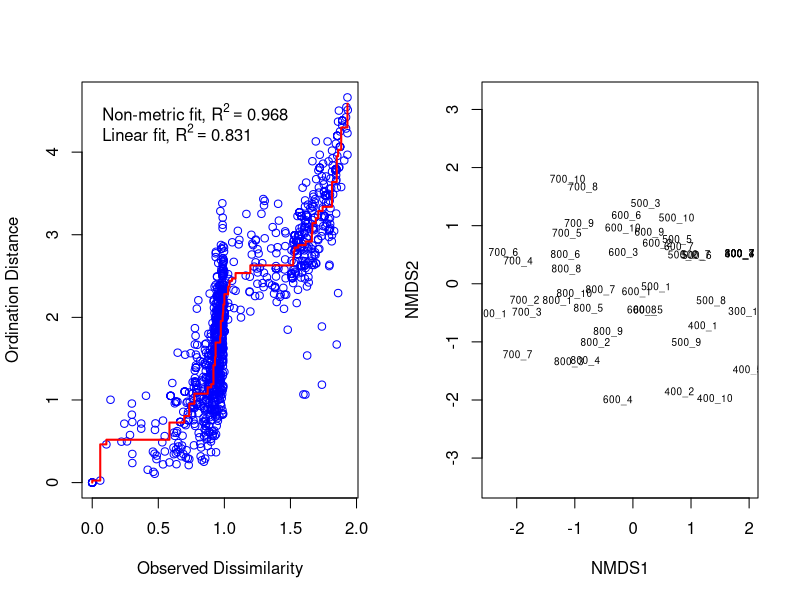
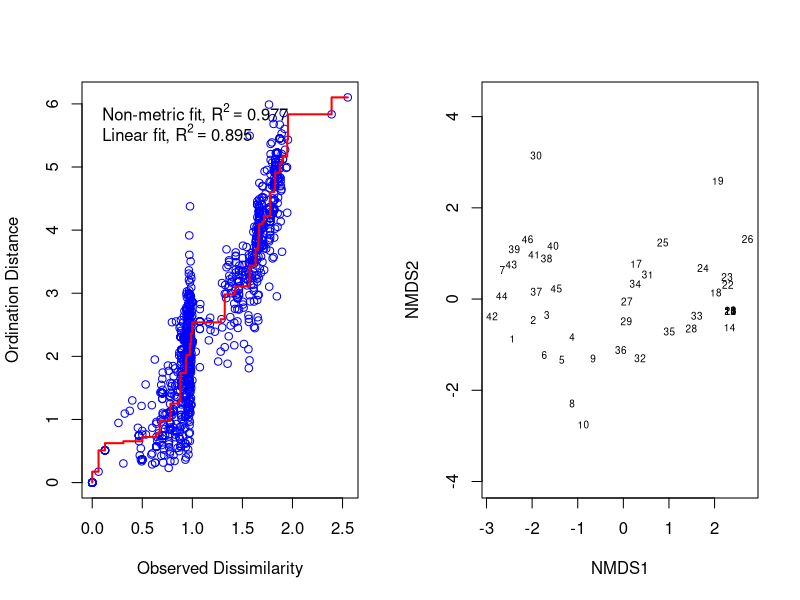
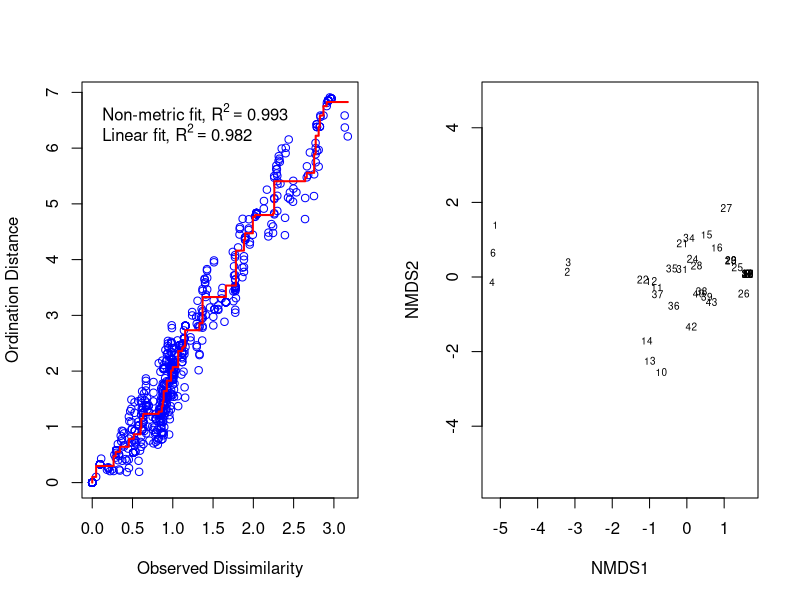
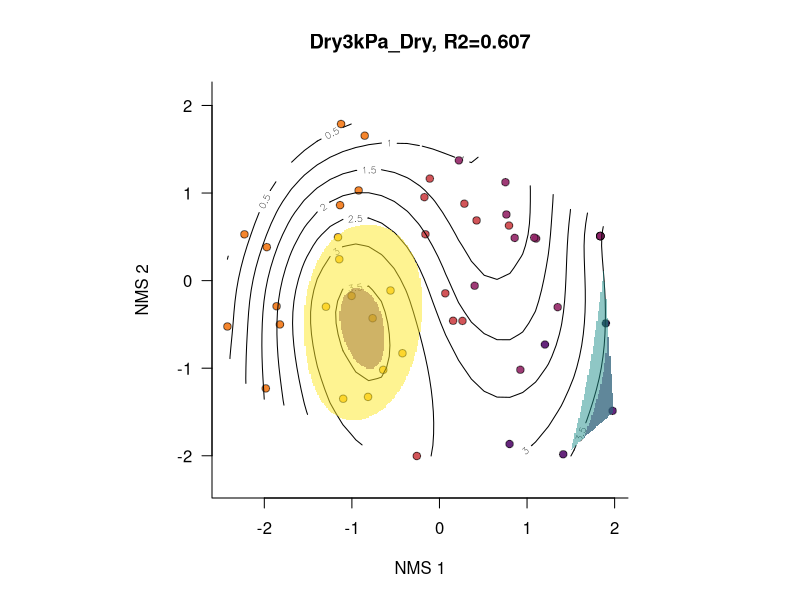

Write the R code that produced these figures, in order. (Note: this script raises an error after producing the figures.)
######################################################################
#
#  NMS and hilltop plots
#
#    Peter Nelson, w changes from Rob Smith, phytomosaic@gmail.com, 16 Sep 2021
#
##      GNU General Public License, Version 3.0    ###################


### preamble
rm(list=ls())
set.seed(1234)
require(tidyverse)
require(vegan)
require(mgcv)
# devtools::install_github('https://github.com/phytomosaic/ecole')


### define functions
# quick function for proportion of no-share sample units
`noshare` <- function(x) {
  z <- vegan::no.shared(x)
  length(z[z == TRUE])/length(z)
}
# step-down dimensionality selection in NMS, for varying 'k' dimensions
`scree_nms` <- function(D, k=9, ...) {
  stress <- rep(NA, k)
  for (i in 1:k) {
    cat('calculating', i, 'of', k, 'dimensions...\n')
    stress[i] <- metaMDS(D, k=i, trace=0, ...)$stress
  }
  plot(1:k, stress, main='', xlab='Dimension', ylab='Stress',
       ylim=c(0, max(stress)*1.05), pch=16, las=1, bty='l')
  lines(1:k, stress)
  abline(0.20, 0, col='red', lty = 2)
  data.matrix(stress)
}
# function to color points by value (elevation value)
`colvec` <- function (x, n = 99, pal, zeroctr = FALSE, ...) {
  if (isTRUE(zeroctr)) {
    if (missing(pal)) {
      pal <- c('#0000FF', '#0505FF', '#0A0AFF', '#0F0FFF', 
               '#1414FF', '#1A1AFF', '#1F1FFF', '#2424FF', '#2929FF', 
               '#2E2EFF', '#3434FF', '#3939FF', '#3E3EFF', '#4343FF', 
               '#4848FF', '#4E4EFF', '#5353FF', '#5858FF', '#5D5DFF', 
               '#6262FF', '#6868FF', '#6D6DFF', '#7272FF', '#7777FF', 
               '#7C7CFF', '#8282FF', '#8787FF', '#8C8CFF', '#9191FF', 
               '#9696FF', '#9C9CFF', '#A1A1FF', '#A6A6FF', '#ABABFF', 
               '#B0B0FF', '#B6B6FF', '#BBBBFF', '#C0C0FF', '#C5C5FF', 
               '#CACAFF', '#D0D0FF', '#D5D5FF', '#DADAFF', '#DFDFFF', 
               '#E4E4FF', '#EAEAFF', '#EFEFFF', '#F4F4FF', '#F9F9FF', 
               '#FEFEFF', '#FFF9F9', '#FFF4F4', '#FFEFEF', '#FFEAEA', 
               '#FFE4E4', '#FFDFDF', '#FFDADA', '#FFD5D5', '#FFD0D0', 
               '#FFCACA', '#FFC5C5', '#FFC0C0', '#FFBBBB', '#FFB6B6', 
               '#FFB0B0', '#FFABAB', '#FFA6A6', '#FFA1A1', '#FF9C9C', 
               '#FF9696', '#FF9191', '#FF8C8C', '#FF8787', '#FF8282', 
               '#FF7C7C', '#FF7777', '#FF7272', '#FF6D6D', '#FF6868', 
               '#FF6262', '#FF5D5D', '#FF5858', '#FF5353', '#FF4E4E', 
               '#FF4848', '#FF4343', '#FF3E3E', '#FF3939', '#FF3434', 
               '#FF2E2E', '#FF2929', '#FF2424', '#FF1F1F', '#FF1A1A', 
               '#FF1414', '#FF0F0F', '#FF0A0A', '#FF0505', '#FF0000')
    }
    lim  <- max(abs(range(x, na.rm = TRUE)))
    brk  <- seq(-lim, lim, length.out = 99)
    cutx <- cut(as.numeric(x), breaks = brk, include.lowest = TRUE)
    u    <- pal[cutx]
  }
  else {
    if (missing(pal)) {
      if (is.factor(x)) 
        n <- nlevels(x)
      pal <- viridis::inferno(n = n, alpha = 0.9, begin = 0.1, end = 0.85)
    }
    cutx <- cut(as.numeric(x), breaks = length(pal), include.lowest = TRUE)
    u    <- pal[cutx]
  }
  return(u)
}


### read in data
# cover abundance
cover     <- read.csv('data/CoverMaster.csv')
cover$UID <- paste(cover$Elevation, cover$Quadrat, sep='_')
# species-level traits, including absorption time and angles
traits_sp <- read.csv('data/Traits_TransB.csv')
# environment data, including climate derivatives
env       <- read.csv('data/Env_matrix_B.csv')
env$UID   <- paste(env$Elevation, env$Quadrat, sep='_')
# trait data, including spectra, absorption time, photobionts
# trait <- read.csv('data/QuadratMeanTraits_Weighted_NoTrace.csv')
trait     <- read.csv('data/QuadratMeanTraits_Unweighted.csv')
trait$UID <- paste(trait$Elevation, trait$Quadrat, sep='_')
trait     <- trait[,-1:-4]
# spectra by quadrat, including band ratios
spectra   <- read.csv('data/Spectral_Features.csv')
# substrate data, including quadrat-level rockiness measurements
#   QUESTION: Join this to traits?
substrate     <- read.csv('data/Substrate_PatacheB.csv',header=T)
substrate$UID <- paste(substrate$Elevation, substrate$Quadrat, sep='_')


### examine
str(cover)     # 1522 obs. of  9 variables
str(traits_sp) # 356 obs. of  26 variables
str(env)       # 60 obs. of  30 variables
str(trait)     # 49 obs. of  127 variables
str(spectra)   # 49 obs. of  127 variables
str(substrate) # 60 obs. of  10 variables


### --- data pre-processing (RJS assumes this works as intended, not checked)
# use only transect B, which has complete community and environmental data
coverB       <- subset(cover, Transect=='B')
coverB$Cover <- as.character(coverB$Cover)
coverB$Cover[coverB$Cover=='T'] <- 0.25
biont        <- c('Trebouxia','Trentepohlia')
table(traits_sp$Photobiont, useNA='always')
traits_sp_filt <- traits_sp %>% dplyr::select(Species, Photobiont) %>% 
  unique() %>% as.data.frame()
# all matrix
coverB_flat_forMDS <-
  coverB %>% 
  dplyr::filter(Species != '') %>%
  dplyr::select(-Collection, -Long_Form, -Photos) %>% 
  pivot_wider(names_from=Species, values_from=Cover) %>%
  dplyr::select(-Elevation, -Transect, -Quadrat) %>%
  mutate(across(c(-UID),as.numeric)) %>%
  replace(is.na(.),0) %>%
  rowwise() %>% 
  mutate(tot_cov=sum(across(c(-UID)))) %>% 
  dplyr::filter(tot_cov>0) %>%
  dplyr::select(-tot_cov)
dimnames(coverB_flat_forMDS)
coverB_flat_forMDS <- as.data.frame(coverB_flat_forMDS)
dimnames(coverB_flat_forMDS)[[1]] <- coverB_flat_forMDS$UID
coverB_flat_forMDS$UID <- NULL
# Trebouxia matrix
coverB_Treb <- coverB %>%  left_join(traits_sp_filt, by='Species', keep=F) %>% 
  subset(Photobiont == 'Trebouxia')
coverB_Treb_flat_forMDS <- 
  coverB_Treb %>%
  dplyr::select(Elevation, Transect, Quadrat, UID, Species, Cover) %>%
  dplyr::filter(Species!='') %>%
  pivot_wider(names_from=Species, values_from=Cover) %>%
  dplyr::select(-Elevation, -Transect, -Quadrat) %>%
  mutate(across(c(-UID),as.numeric)) %>%
  replace(is.na(.),0) %>%
  rowwise() %>% 
  mutate(tot_cov=sum(across(c(-UID)))) %>% 
  dplyr::filter(tot_cov>0) %>%
  dplyr::select(-tot_cov,-UID)
names_nmds_Treb <- 
  coverB_Treb %>% 
  dplyr::select(Elevation, Transect, Quadrat, UID, Species, Cover) %>%
  dplyr::filter(Species!='') %>%
  pivot_wider(names_from=Species, values_from=Cover) %>%
  dplyr::select(-Elevation, -Transect, -Quadrat) %>%
  mutate(across(c(-UID),as.numeric)) %>%
  replace(is.na(.),0) %>%
  rowwise() %>% 
  mutate(tot_cov=sum(across(c(-UID)))) %>% 
  dplyr::filter(tot_cov>0) %>%
  dplyr::select(UID)
# Trentepohlia matrix
coverB_Trent <- coverB %>% left_join(traits_sp_filt, by='Species', keep=F) %>%
  subset(Photobiont == 'Trentepohlia')
coverB_Trent_flat_forMDS <- 
  coverB_Trent %>%
  dplyr::select(Elevation, Transect, Quadrat, UID, Species, Cover) %>%
  dplyr::filter(Species!='') %>%
  pivot_wider(names_from=Species, values_from=Cover) %>%
  dplyr::select(-Elevation, -Transect, -Quadrat) %>%
  mutate(across(c(-UID),as.numeric)) %>%
  replace(is.na(.),0) %>%
  rowwise() %>% 
  mutate(tot_cov=sum(across(c(-UID)))) %>% 
  dplyr::filter(tot_cov>0) %>%
  dplyr::select(-tot_cov,-UID)
names_nmds_Trent <-
  coverB_Trent %>%
  dplyr::select(Elevation, Transect, Quadrat, UID, Species, Cover) %>%
  dplyr::filter(Species!='') %>%
  pivot_wider(names_from=Species, values_from=Cover) %>%
  dplyr::select(-Elevation, -Transect, -Quadrat) %>%
  mutate(across(c(-UID),as.numeric)) %>%
  replace(is.na(.),0) %>%
  rowwise() %>% 
  mutate(tot_cov=sum(across(c(-UID)))) %>% 
  dplyr::filter(tot_cov>0) %>%
  dplyr::select(UID)


### double-standardization by species max then site totals
coverB_flat_forMDS        <- wisconsin(coverB_flat_forMDS)
coverB_Treb_flat_forMDS   <- wisconsin(coverB_Treb_flat_forMDS)
coverB_Trent_flat_forMDS  <- wisconsin(coverB_Trent_flat_forMDS)

# ### remove rare species?
# table(colSums(coverB_flat_forMDS > 0)) # 38 of 89 taxa are singletons
# table(colSums(coverB_Treb_flat_forMDS > 0)) # 22 of 60 taxa are singletons
# table(colSums(coverB_Trent_flat_forMDS > 0)) # 13 of 25 taxa are singletons

# ### examine species abundance matrices
# cbind(
#   ecole::mx_diversity(coverB_flat_forMDS),
#   ecole::mx_diversity(coverB_Treb_flat_forMDS),
#   ecole::mx_diversity(coverB_Trent_flat_forMDS)
# )


### dissimilarity matrices
noshare(coverB_flat_forMDS)       # 0.346 no-share, advise stepacross
noshare(coverB_Treb_flat_forMDS)  # 0.480 no-share, advise stepacross
noshare(coverB_Trent_flat_forMDS) # 0.454 no-share, advise stepacross
D_all   <- stepacross(vegdist(coverB_flat_forMDS, 'bray'))
D_treb  <- stepacross(vegdist(coverB_Treb_flat_forMDS, 'bray'))
D_trent <- stepacross(vegdist(coverB_Trent_flat_forMDS, 'bray'))


### NMS runs
par(mfrow=c(1,2))
###  NMS all
# scree_nms(D_all, k=5, try=100)             # dimensionality selection
coverB_MDS <- metaMDS(D_all, k=2, try=500, trymax=501, auto=F, noshare=F)
stressplot(coverB_MDS)                     # shepard plot
plot(coverB_MDS, type='t', cex=0.6)        # NMS plot
###  NMS Trebouxia
# scree_nms(D_treb, k=5, try=100)            # dimensionality selection
coverB_Treb_MDS <- metaMDS(D_treb, k=2, try=500, trymax=501, auto=F, noshare=F)
stressplot(coverB_Treb_MDS)                # shepard plot
plot(coverB_Treb_MDS, type='t', cex=0.6)   # NMS plot
###  NMS Trentepohlia
# scree_nms(D_trent, k=5, try=100)           # dimensionality selection
coverB_Trent_MDS <- metaMDS(D_trent, k=2, try=500, trymax=501, auto=F, noshare=F)
stressplot(coverB_Trent_MDS)               # shepard plot
plot(coverB_Trent_MDS, type='t', cex=0.6)  # CAUTION! many ties, and wonky Axis 1...


### join NMS scores/env/traits
names_nmds  <- dimnames(coverB_flat_forMDS)[[1]]
scr       <- coverB_MDS$points %>% as.data.frame() %>% 
  mutate(UID=names_nmds) %>% replace(is.na(.),0)
scr_Trent <- coverB_Trent_MDS$points %>% as.data.frame() %>% 
  mutate(UID=names_nmds_Trent$UID) %>% replace(is.na(.),0)
scr_Treb  <- coverB_Treb_MDS$points %>% as.data.frame() %>% 
  mutate(UID=names_nmds_Treb$UID) %>% replace(is.na(.),0)
# add NMS scores to env
scr_env       <- env %>% inner_join(scr, by='UID') %>% as.data.frame() 
scr_env_Trent <- env %>% inner_join(scr_Trent, by='UID')  %>% as.data.frame() 
scr_env_Treb  <- env %>% inner_join(scr_Treb, by='UID')  %>% as.data.frame() 
# add traits to the env matrix
scr_env <-
  scr_env %>% 
  dplyr::select(-X, -X.1) %>%
  inner_join(trait, by='UID', keep=FALSE)  %>%
  inner_join(substrate, by=c('UID','Elevation','Quadrat'), keep=FALSE) %>%
  as.data.frame() %>% 
  dplyr::select(UID, Transect, Quadrat, Elevation, -Total, everything())
scr_env_Treb <- scr_env_Treb %>% 
  dplyr::select(-X, -X.1) %>%
  inner_join(trait, by='UID', keep=FALSE)  %>%
  inner_join(substrate, by=c('UID','Elevation','Quadrat'), keep=FALSE) %>%
  as.data.frame() %>% 
  dplyr::select(UID, Transect, Quadrat, Elevation, -Total, everything())
scr_env_Trent <- scr_env_Trent %>% 
  dplyr::select(-X, -X.1) %>%
  inner_join(trait, by='UID', keep=FALSE)  %>%
  inner_join(substrate, by=c('UID','Elevation','Quadrat'), keep=FALSE) %>%
  as.data.frame() %>% 
  dplyr::select(UID, Transect, Quadrat, Elevation, -Total, everything())
# env variable names to use later
vars <- colnames(scr_env[5:length(scr_env)-1]) 
vars[vars=='UID'] <- NULL
# cleanup
rm(substrate, cover, traits_sp, env, trait, spectra,
   names_nmds, names_nmds_Treb, names_nmds_Trent,
   D_all, D_treb, D_trent)


### CAUTION!!! incomplete replication within Elevations...
cbind(xtabs(~ Elevation + Quadrat, scr_env), Total=table(scr_env$Elevation))
cbind(xtabs(~ Elevation + Quadrat, scr_env_Treb), Total=table(scr_env_Treb$Elevation))
cbind(xtabs(~ Elevation + Quadrat, scr_env_Trent), Total=table(scr_env_Trent$Elevation))


# ### quick view: plot NMS by elevation
# `plot_nms` <- function(d, ...) {
#   plot(d$MDS1, d$MDS2, xlab='NMS 1', ylab='NMS 2',
#        pch=as.numeric(factor(d$Elevation))+14, 
#        col=as.numeric(factor(d$Elevation)), 
#        bty='L', las=1, asp=1, main='', ...)
# }
# par(mfrow=c(1,3), pty='s')
# plot_nms(scr_env)
# plot_nms(scr_env_Treb)
# plot_nms(scr_env_Trent)
# # cant do mixed model because Elevations occupy diff regions of ordination space


### function to fit GAM models (not a true hilltop plot)
`fit_gam` <- function(y, d, saveplot=FALSE, ...) {
  o  <- ordisurf(scores(d[,c('MDS1','MDS2')]), d[,y], plot=F)
  r2 <- round(summary(o)$r.sq,3)
  if(isTRUE(saveplot)) { png(paste0('./fig/fig_surface_',y,'.png'), 
                             hei=10, wid=10, unit='in', res=350) }
  plot(d$MDS1, d$MDS2, xlab='NMS 1', ylab='NMS 2',
       pch=21, cex=1.0, col='#00000099' , bg=colvec(d$Elevation), 
       bty='L', las=1, asp=1, main=paste0(y,', R2=',r2), ...)
  contour(o$grid$x, o$grid$y, o$grid$z, col='#000000FF', add=T)
  if(isTRUE(saveplot)) dev.off()
  return(o)
}
### add hilltop: above `hillcut` percent of total hill height
`add_hilltop` <- function(y, d, hillcut=0.10, hillcol='#44015480', ...) {
  o  <- ordisurf(scores(d[,c('MDS1','MDS2')]), d[,y], npoints=299, plot=F)
  grd   <- o$grid$z
  rng   <- range(grd, na.rm=T)
  cutpt <- rng[2] - diff(rng) * hillcut
  image(o$grid$x, o$grid$y, grd >= cutpt, add=T, col=c(NA,hillcol))
}
### test hilltops here:
par(mfrow=c(1,1), pty='s')
fit_gam('Dry3kPa_Dry', scr_env)
add_hilltop('Dry3kPa_Dry', scr_env, hillcut=0.10)
add_hilltop('Dry1kPa_Dry', scr_env, hillcut=0.10, hillcol='#21908C80')
add_hilltop('Dry0.7kPa_Dry', scr_env, hillcut=0.10, hillcol='#FDE72580')



### for testing only: reduce number of candidate responses
length(vars) # 155 candidate responses (!)
write_csv(as.data.frame(vars),"./Output/full_variable_list.csv")
#vars_hills <- vars[c(1,2,3,4, 5,7,8,9, 28,29,30,37, 51,141,151,153)] #Rob's test list
#vars_hills <- vars [ c(1,2,3,4,6,8,10,12,14,16,23,25,28,29,51,149,153,154)] #Daniel's list
#vars_hills <- vars [ c(1,4,6,7,8,9,10,12,13,14,15,16,23,25,28,153)] #Daniel's revised list
vars_hills_all_species<-vars [c(1,7,4)] #Daniel's final revised list prior to submission
vars_hills_all_Trent<-vars [c(1,7,12)] #Daniel's final revised list prior to submission
vars_hills_all_Treb<-vars [c(1,8,4)] #Daniel's final revised list prior to submission


### fit the GAMs
png('output/Patache_Hilltops.png', height = 5000, width = 5000, res = 350)
par(mfrow=c(4,4), mar=c(3,3,1,0), oma=c(0,0,0,0), pty='s')
m_all   <- lapply(vars_hills_all_species, function(i) fit_gam(i, d=scr_env))
names(m_all)   <- vars_hills_all_species
dev.off()

png('output/Patache_Hilltops_Treb.png', height = 5000, width = 5000, res = 350)
par(mfrow=c(4,4), mar=c(3,3,1,0), oma=c(0,0,0,0), pty='s')
m_treb  <- lapply(vars_hills_all_Treb, function(i) fit_gam(i, d=scr_env_Treb))
names(m_treb)  <- vars_hills_all_Treb
dev.off()

png('output/Patache_Hilltops_Trent.png', height = 5000, width = 5000, res = 350)
par(mfrow=c(4,4), mar=c(3,3,1,0), oma=c(0,0,0,0), pty='s')
m_trent <- lapply(vars_hills_all_Trent, function(i) fit_gam(i, d=scr_env_Trent))
names(m_trent) <- vars_hills_all_Trent
dev.off()

### GAM goodness-of-fit
`get_r2` <- function(mod_lst, savecsv=FALSE, prefix='all') {
  r2        <- sapply(mod_lst, function(i) summary(i)$r.sq)
  names(r2) <- names(mod_lst)
  if(isTRUE(savecsv)) {
    write.csv(t(t(r2)), file=paste0('./', prefix, '_PatacheB_nmsgamfit.csv'))
  }
  return(r2)
}
r2_all   <- get_r2(m_all)
r2_treb  <- get_r2(m_treb)
r2_trent <- get_r2(m_trent)
(r2 <- data.frame(r2_all, r2_treb, r2_trent))

### view R2 across photobiont types
png('output/Patache_Hilltop_R2.png')
`plot_r2_matrix` <- function(r2, ...) {
  m <- round(as.matrix(r2),2)
  m <- m[NROW(m):1,]
  par(pty='s', mfrow=c(1,1))
  image(1:ncol(m), 1:nrow(m), t(m), col=viridis::viridis(99), axes=F, ann=F)
  axis(1, 1:ncol(m), colnames(m), las=1)
  axis(2, 1:nrow(m), rownames(m), las=1)
  for (x in 1:ncol(m)) { for (y in 1:nrow(m)) { text(x,y,m[y,x]) }}
}
plot_r2_matrix(r2)
dev.off()

####    END    ####
